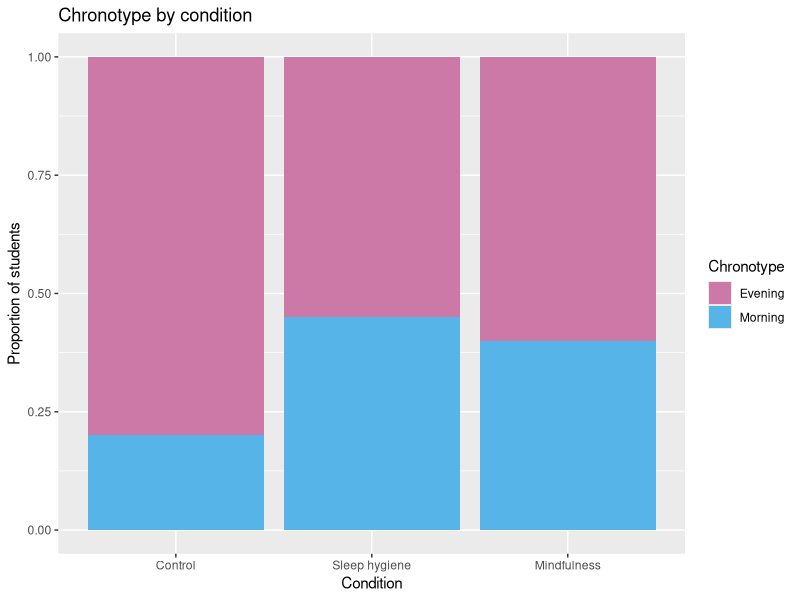
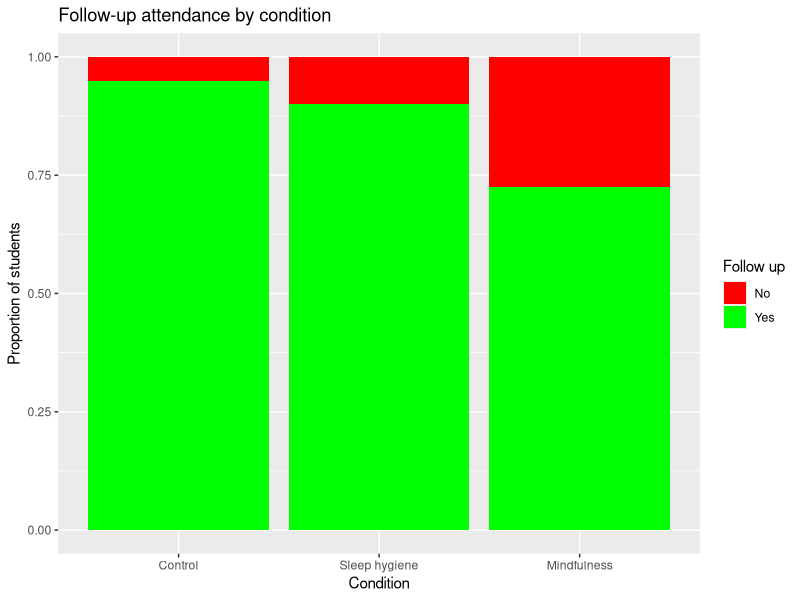
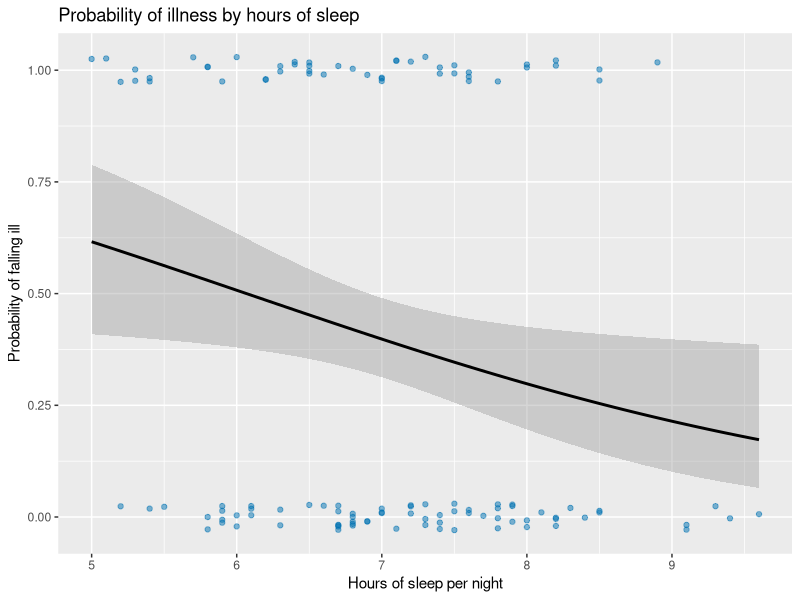

Write R code to recreate these figures, in order.
## ---- chunk 1
library(ggplot2)

## ---- chunk 2
#| echo: false
main     <- read.csv("data/sleep_study.csv")             # the data from the earlier labs
outcomes <- read.csv("data/sleep_study_outcomes.csv")    # two new yes/no variables: fell_ill, attended_followup

head(main)
head(outcomes)
## ---- chunk 3
df <- merge(main, outcomes, by = "id")
head(df)
## ---- chunk 4
#returns TRUE if all id present in both dataframes 
all(main$id %in% outcomes$id)  
## ---- chunk 5
#create a variable with our condition levels
cond_levels <- c("Control", "Sleep hygiene", "Mindfulness")

df$condition  <- factor(df$condition, levels = cond_levels)   # Control = reference group

df$chronotype <- factor(df$chronotype)


df$fell_ill          <- factor(df$fell_ill,          levels = c("No", "Yes"))
df$attended_followup <- factor(df$attended_followup, levels = c("No", "Yes"))
## ---- chunk 6
cond_cols <- c("Control" = "#999999", "Sleep hygiene" = "#0072B2", "Mindfulness" = "#E69F00")

## ---- chunk 7

df$high_wellbeing <- factor(df$wellbeing_final > median(df$wellbeing_final),
                            levels = c(FALSE, TRUE), labels = c("No", "Yes"))

df$good_memory    <- factor(df$memory_score > median(df$memory_score),
                            levels = c(FALSE, TRUE), labels = c("No", "Yes"))



## ---- chunk 8
median(df$wellbeing_final)

table(df$high_wellbeing)         # roughly half "Yes" (we split at the median)

## ---- chunk 9
table(df$fell_ill)               # a true yes/no variable: nobody split anything to make it
## ---- chunk 10
df$good_sleeper   <- factor(df$sleep_hours >= 7,
                            levels = c(FALSE, TRUE), labels = c("No", "Yes"))

table(df$good_sleeper)
## ---- chunk 11
#We put the predictor first so that it forms the rows
tab <- table(df$condition, df$chronotype)
tab
## ---- chunk 12
addmargins(tab)
## ---- chunk 13
proportions(tab)
## ---- chunk 14
32/120
## ---- chunk 15
proportions(tab, margin = 1)

## ---- chunk 16
# 100% stacked bars: one bar per row of the table
ggplot(df, aes(x = condition, fill = chronotype)) +  #sets up what factor is on the x axis and what factor is used to control the colour
  geom_bar(position = "fill") + #sets up that we want a bar chart
  scale_fill_manual(values = c("Evening" = "#CC79A7", "Morning" = "#56B4E9")) + #sets the fill colours by category
  labs(title = "Chronotype by condition",
       x = "Condition", y = "Proportion of students", fill = "Chronotype") #sets up the labels and legend

## ---- chunk 17
# Save the result as an object so we can pull things out of it
chi <- chisq.test(tab)
chi
## ---- chunk 18
all(chi$expected >= 1) #all expected counts >= 1
mean(chi$expected >= 5) #at least 80% of them >= 5
## ---- chunk 19
round(chi$stdres, 2)
## ---- chunk 20
abs(chi$stdres)>1.96
## ---- chunk 21
# V = sqrt( chi-square / (N * (k - 1)) ), where k = the smaller of the number of rows and columns
chi_sq <- unname(chi$statistic) #extract just the value
N      <- sum(tab) # number of participants
k      <- min(dim(tab))  # dim(tab) = number of rows, number of columns
V      <- sqrt(chi_sq / (N * (k - 1)))
round(V, 2)

## ---- chunk 22
p_chi <- sub("^0", "", sprintf("%.3f", chi$p.value))    # APA style: .046 not 0.046

V_txt <- sub("^0", "", sprintf("%.2f", V))              # and .23 not 0.23
cat(sprintf("chi-square(%d, N = %d) = %.2f, p = %s, V = %s\n",
            chi$parameter, N, chi_sq, p_chi, V_txt))

## ---- chunk 23
# 100% stacked bars: one bar per row of the table
ggplot(df, aes(x = condition, fill = attended_followup)) +  #sets up what factor is on the x axis and what factor is used to control the colour
  geom_bar(position = "fill") + #sets up that we want a bar chart
  scale_fill_manual(values = c("No" = "red", "Yes" = "green")) + #sets the fill colours by category
  labs(title = "Follow-up attendance by condition",
       x = "Condition", y = "Proportion of students", fill = "Follow up") #sets up the labels and legend

## ---- chunk 24
tab_att <- table(df$condition, df$attended_followup)
addmargins(tab_att)
proportions(tab_att, margin = 1)

chi_att <- chisq.test(tab_att)
chi_att$expected                      # look at the "No" column
all(chi_att$expected >= 1)
mean(chi_att$expected >= 5)           # 1 = every cell is at least 5, so the rule is met


chi_att$p.value

## ---- chunk 25
fisher.test(tab_att)$p.value
## ---- chunk 26
tab_w <- table(df$condition, df$high_wellbeing)
addmargins(tab_w)
round(100 * prop.table(tab_w, margin = 1), 1) #here expressed as percentages

## ---- chunk 27

sh_yes <- tab_w["Sleep hygiene", "Yes"]     # a
sh_no  <- tab_w["Sleep hygiene", "No"]      # b
ct_yes <- tab_w["Control", "Yes"]           # c
ct_no  <- tab_w["Control", "No"]            # d

## ---- chunk 28
odds_sh <- sh_yes / sh_no
round(odds_sh,2) # odds in sleep hygiene (rounded to 2 dp)
odds_ct <- ct_yes / ct_no
round(odds_ct,2) # odds in control
## ---- chunk 29
OR <- odds_sh / odds_ct
round(OR,2)
## ---- chunk 30
log_OR <- log(OR)
round(log_OR,2)

## ---- chunk 31
se_log_OR <- sqrt(1/sh_yes + 1/sh_no + 1/ct_yes + 1/ct_no)
se_log_OR
## ---- chunk 32
ci_log_OR <- log_OR + c(-1, 1) * 1.96 * se_log_OR
ci_log_OR
## ---- chunk 33
ci_OR  <- exp(ci_log_OR) 
ci_OR
## ---- chunk 34
#notice that in the code we haven't used exactly the same variable names as before, this is so that the code does not just overwrite the values and we still have access to the old ones if we needed to build a final report.

tab_s <- table(df$good_sleeper, df$fell_ill)
tab_s

no_yes <- tab_s["No", "Yes"]     # b
no_no  <- tab_s["No", "No"]      # a
yes_yes <- tab_s["Yes", "Yes"]           # d
yes_no  <- tab_s["Yes", "No"]            # c


# ---- Odds of illness in each group, then the odds ratio ----
odds_good <- yes_yes / yes_no     # odds of illness for good sleepers
round(odds_good,2)
odds_poor <- no_yes / no_no       # odds of illness for poor sleepers (the reference group)
round(odds_poor,2)

OR_ill <- odds_good / odds_poor
OR_ill

log_OR_ill    <- log(OR_ill)
se_log_OR_ill <- sqrt(1/yes_yes + 1/yes_no + 1/no_yes + 1/no_no)

ci_OR_ill <- exp(log_OR_ill + c(-1, 1) * 1.96 * se_log_OR_ill)
round(ci_OR_ill, 2)  
## ---- chunk 35
m_well <- glm(high_wellbeing ~ condition, data = df, family = binomial)
summary(m_well)

## ---- chunk 36
exp(coef(m_well))
## ---- chunk 37
exp(confint.default(m_well)) 
## ---- chunk 38
m_ill <- glm(fell_ill ~ sleep_hours, data = df, family = binomial)
summary(m_ill)

exp(coef(m_ill))                  # odds ratio for ONE extra hour of sleep
exp(confint.default(m_ill)) 
## ---- chunk 39
ggplot(df, aes(x = sleep_hours, y = as.numeric(fell_ill == "Yes"))) +
  geom_jitter(height = 0.03, width = 0, alpha = 0.5, colour = "#0072B2") +
  geom_smooth(method = "glm", method.args = list(family = binomial),
              formula = y ~ x, colour = "black", se = TRUE) +
  labs(title = "Probability of illness by hours of sleep",
       x = "Hours of sleep per night", y = "Probability of falling ill")

## ---- chunk 40
fit_cont <- lm(wellbeing_final ~ condition, data = df)       # keeps the whole wellbeing score
anova(fit_cont) 
## ---- chunk 41
p_cont_well <- anova(fit_cont)[1, "Pr(>F)"]
p_split_well <- anova(m_well, test = "Chisq")[2, "Pr(>Chi)"]

p_cont_well
p_split_well
## ---- chunk 42
m_ill_split <- glm(fell_ill ~ good_sleeper, data = df, family = binomial)
summary(m_ill)$coefficients           # continuous sleep_hours 
summary(m_ill_split)$coefficients     # sleep split into good / not good sleepers
